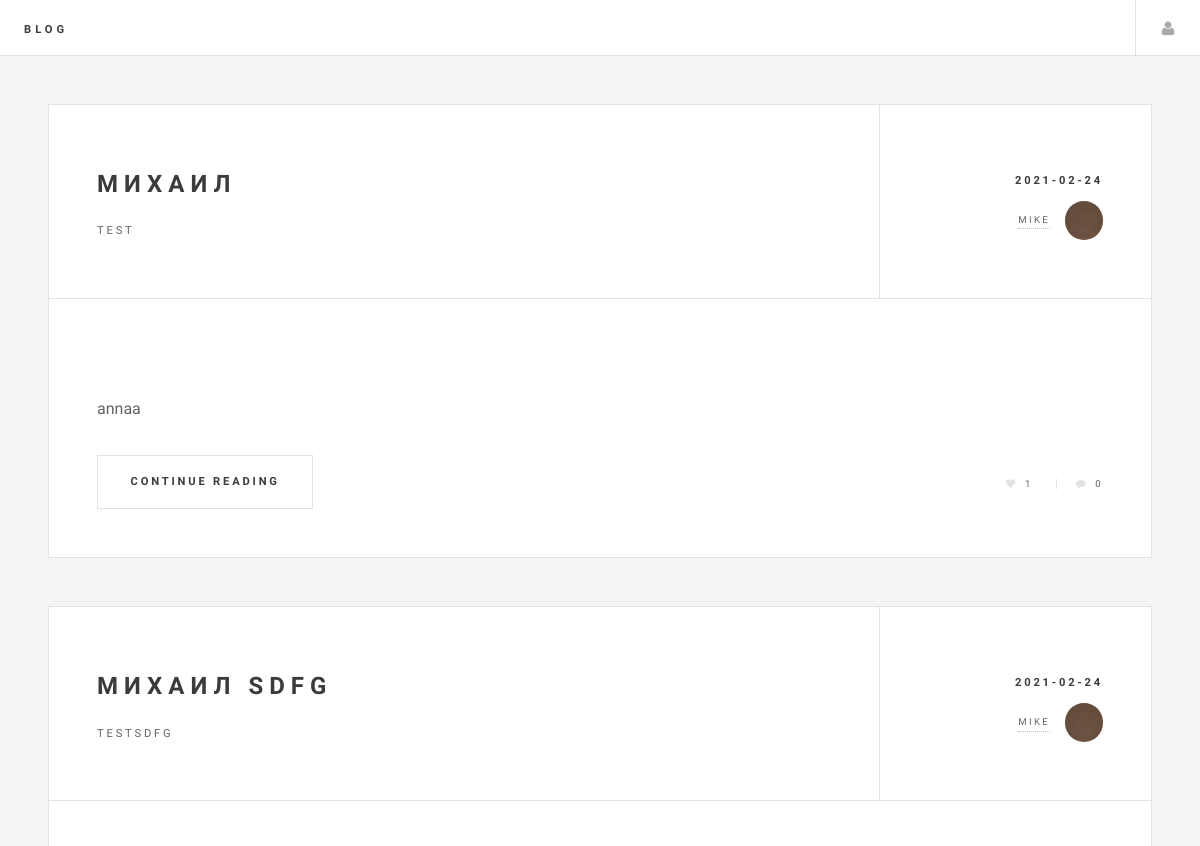
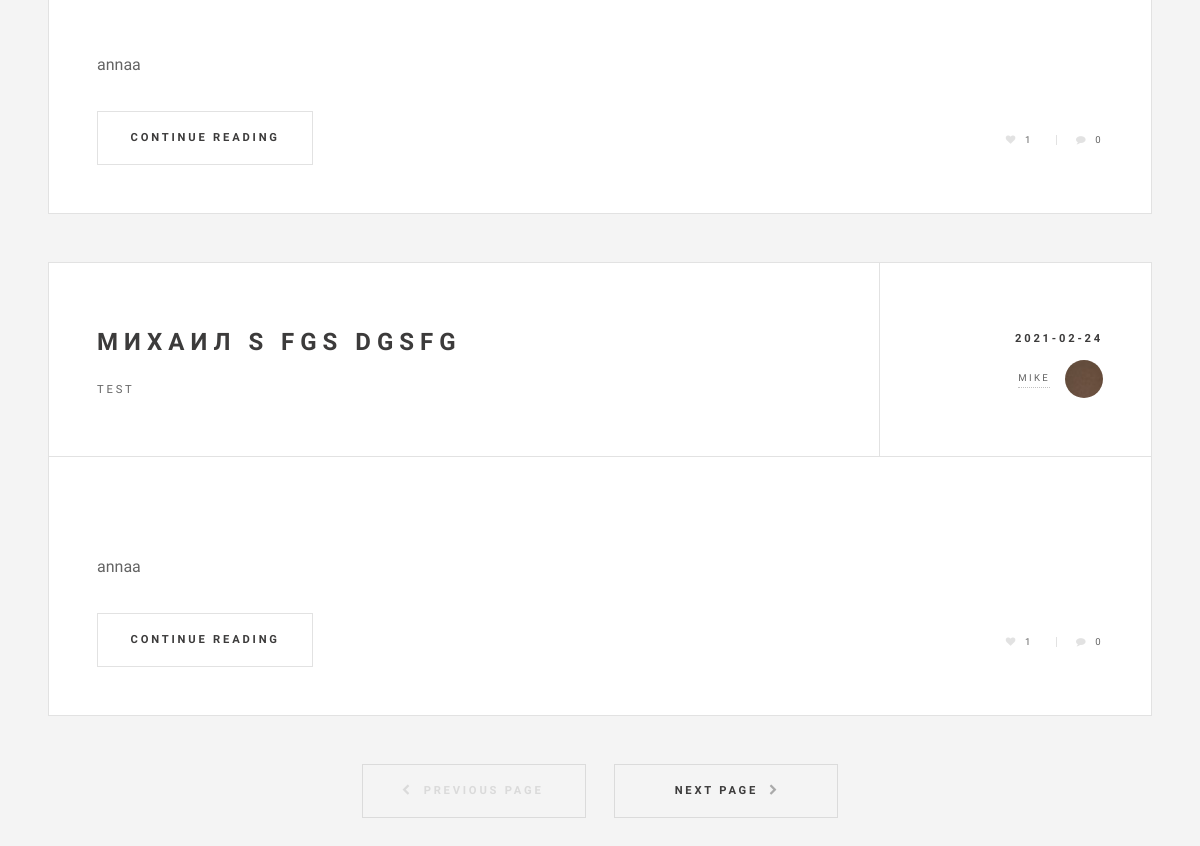
The app's page /user.php?id=2, older data (2 pictures, top to bottom).
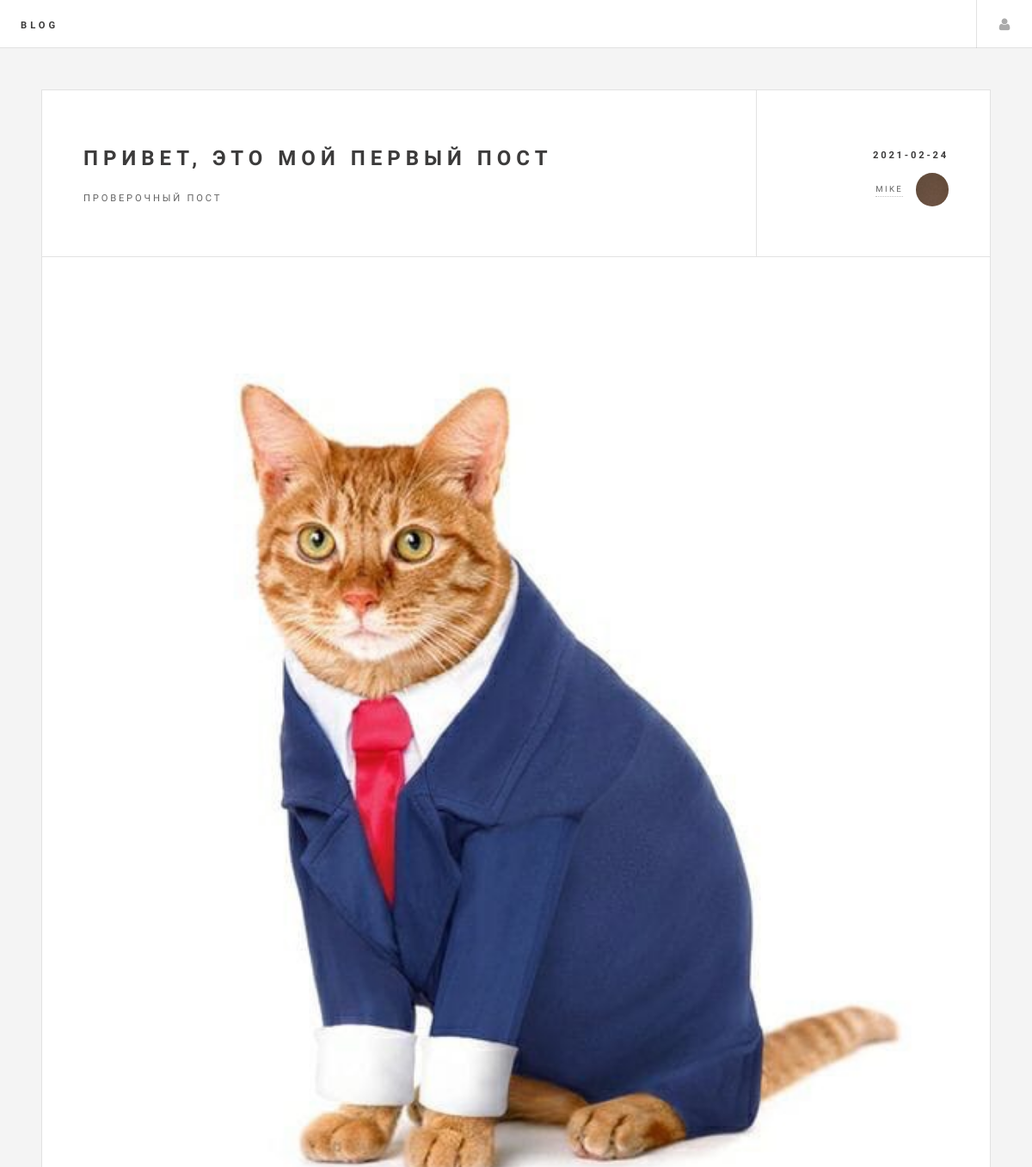
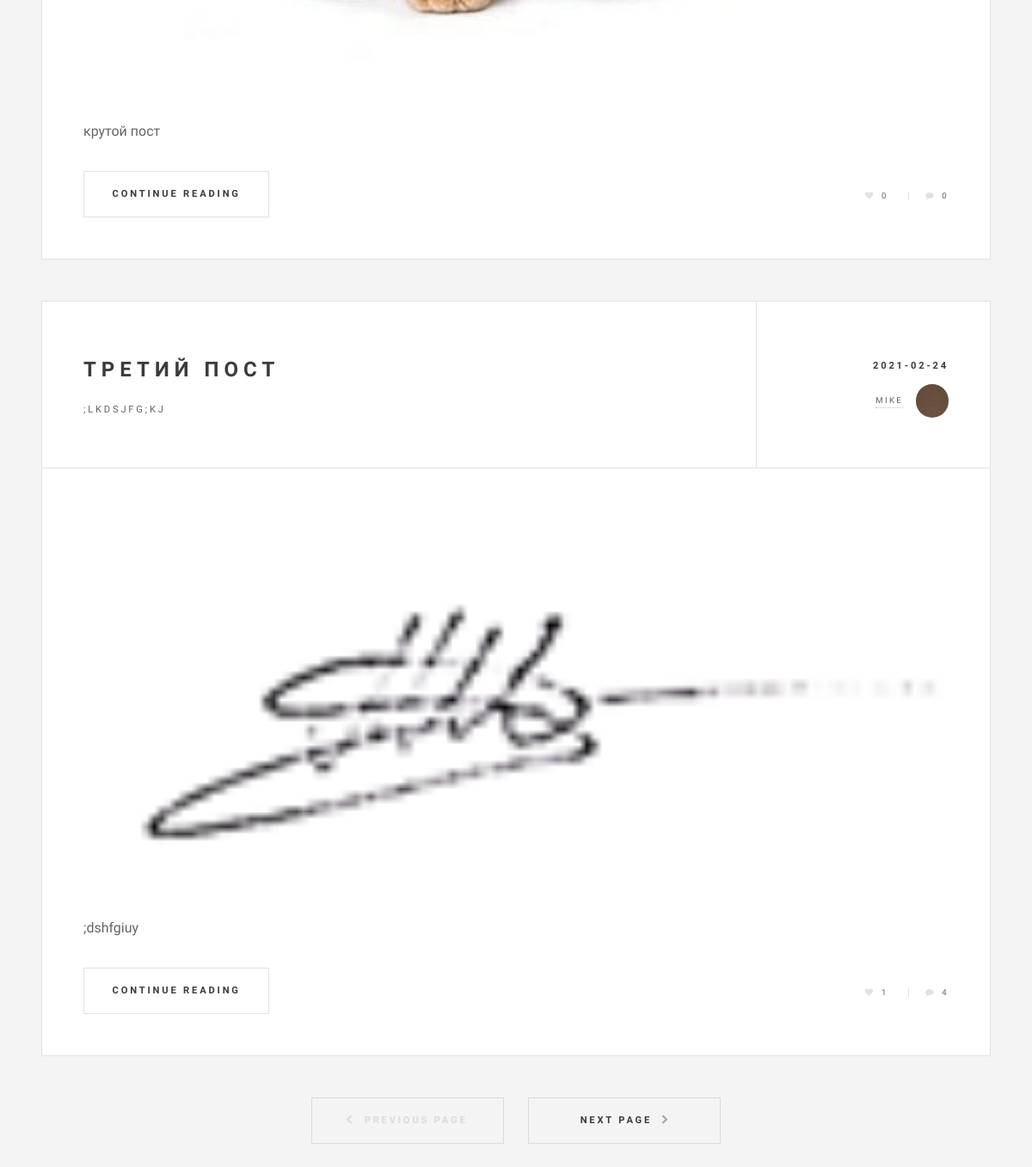
The same page, newer data (2 pictures, top to bottom).
### tables this page shows
CREATE TABLE `posts` (
  `id` int(11) NOT NULL,
  `title` varchar(255) NOT NULL,
  `subtitle` varchar(255) NOT NULL,
  `created_at` date NOT NULL,
  `resume` text NOT NULL,
  `text` text NOT NULL,
  `img` text NOT NULL,
  `author_id` int(11) NOT NULL
);

CREATE TABLE `users` (
  `id` int(11) NOT NULL,
  `login` varchar(255) NOT NULL,
  `password` varchar(255) NOT NULL,
  `role` int(11) NOT NULL DEFAULT 0
);

CREATE TABLE `likes` (
  `id` int(11) NOT NULL,
  `post_id` int(11) NOT NULL,
  `amount` int(11) NOT NULL
);

### user.php (the view, shortened to what this page needs)
<!DOCTYPE HTML>
<?php
include "db.php";
$posts = $db->query("SELECT * FROM posts WHERE author_id=$_GET[id]")->fetchAll(PDO::FETCH_ASSOC);
?>
<html>
<head>
  <link rel="stylesheet" href="assets/css/main.css" />
</head>
<body>
<div id="wrapper">
  <header id="header">
    <h1><a href="index.php">Blog</a></h1>
    <nav class="main">
      <ul>
        <li class="menu">
          <a class="fa-user" href="#menu">Menu</a>
        </li>
      </ul>
    </nav>
  </header>
  <div id="main">
    <?php foreach ($posts as $post): ?>
      <?php
      $id = $post['id'];
      $a_id = $post['author_id'];
      $author_name = $db->query("SELECT login FROM users WHERE id=$a_id")->fetchAll()[0][0];
      $comments_count = $db->query("SELECT count(*) FROM comments WHERE post_id=$id")->fetchAll()[0][0];
      $likes_count = $db->query("SELECT amount FROM likes WHERE post_id=$id")->fetchAll()[0][0];
      ?>
      <article class="post">
        <header>
          <div class="title">
            <h2><a href="single.php?post=<?= $id; ?>"><?php echo $post['title'] ?></a></h2>
            <p><?= $post['subtitle'] ?></p>
          </div>
          <div class="meta">
            <time class="published" datetime="<?= $post['created_at'] ?>"><?= $post['created_at'] ?></time>
            <a href="user.php?id=<?= $post['author_id']; ?>" class="author"><span class="name"><?= $author_name ?></span><img src="images/avatar.jpg"
                                                                                                                              alt=""/></a>
          </div>
        </header>
        <a href="single.php?post=<?= $id; ?>" class="image featured"><img src="<?= $post['img'] ?>" alt=""/></a>
        <p><?= $post['resume'] ?></p>
        <footer>
          <ul class="actions">
            <li><a href="single.php?post=<?= $id; ?>" class="button big">Continue Reading</a></li>
          </ul>
          <ul class="stats">
            <li><a href="?like=<?= $id; ?>" class="icon fa-heart<?php
              if (isset(unserialize($_COOKIE['likes'])[$id]))
                echo " liked"; ?>"><?= $likes_count ?></a></li>
            <li><a href="#" class="icon fa-comment"><?= $comments_count ?></a></li>
          </ul>
        </footer>
      </article>
    <?php endforeach; ?>
    <ul class="actions pagination">
      <li><a href="" class="disabled button big previous">Previous Page</a></li>
      <li><a href="#" class="button big next">Next Page</a></li>
    </ul>
  </div>
</div>
</body>
</html>

Row changes from the older to the newer data that the page shows:
removed posts: title "МИХАИЛ", subtitle "TEST", created_at "2021-02-24", author.login "MIKE", resume "annaa", id.amount "1", comments_count "0"
removed posts: title "МИХАИЛ SDFG", subtitle "TESTSDFG", created_at "2021-02-24", author.login "MIKE", resume "annaa", id.amount "1", comments_count "0"
removed posts: title "МИХАИЛ S FGS DGSFG", subtitle "TEST", created_at "2021-02-24", author.login "MIKE", resume "annaa", id.amount "1", comments_count "0"
added posts: title "ПРИВЕТ, ЭТО МОЙ ПЕРВЫЙ ПОСТ", subtitle "ПРОВЕРОЧНЫЙ ПОСТ", created_at "2021-02-24", author.login "MIKE", img (picture), resume "крутой пост", id.amount "0", comments_count "0"
added posts: title "ТРЕТИЙ ПОСТ", subtitle ";LKDSJFG;KJ", created_at "2021-02-24", author.login "MIKE", img (picture), resume ";dshfgiuy", id.amount "1", comments_count "4"
